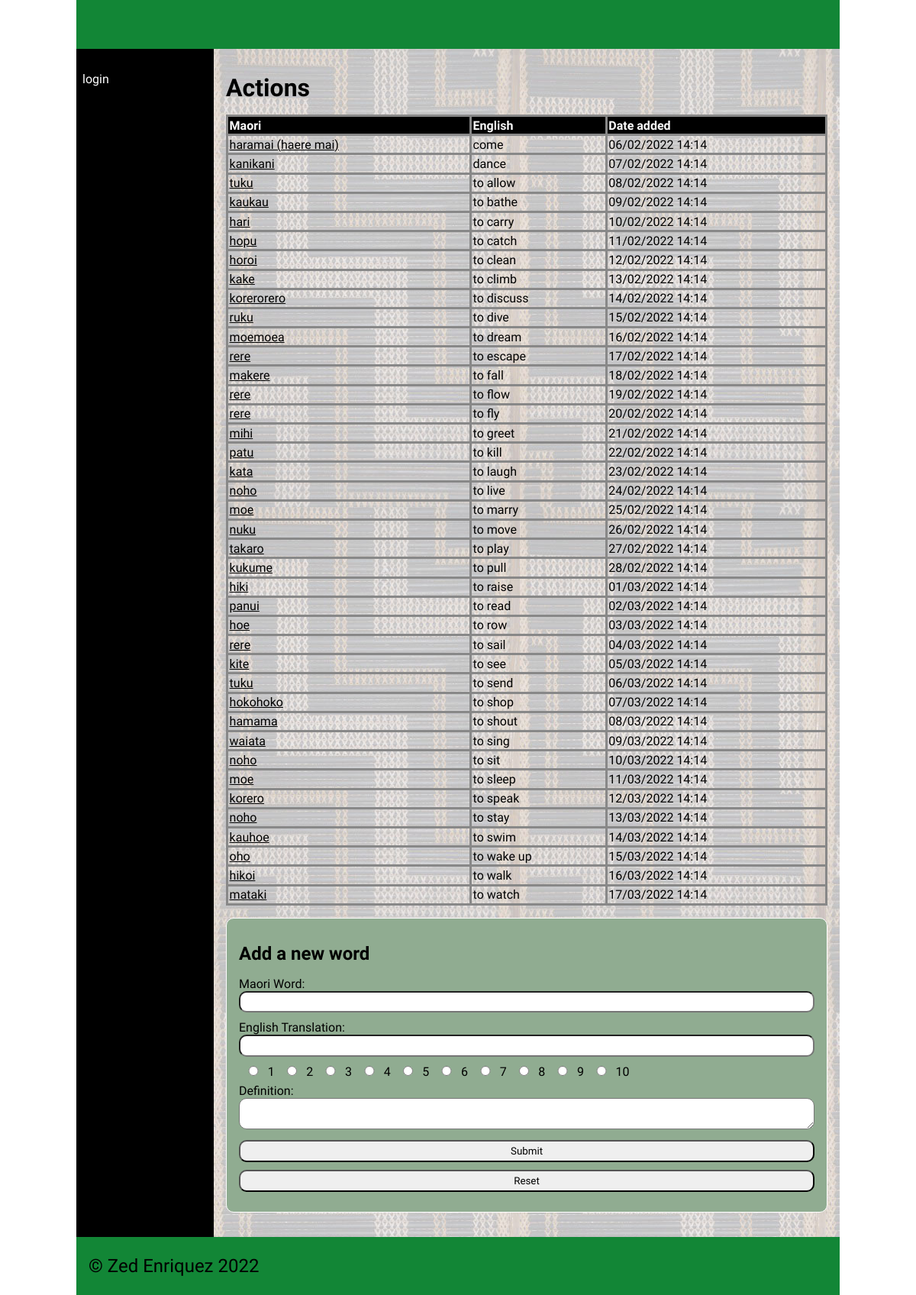
Page /category/1 on the committed database.
### tables this page shows
CREATE TABLE "categories"
(
	id integer
		constraint categories_pk
			primary key autoincrement,
	category_name varchar(30)
);

CREATE TABLE "dictionary"
(
    id         integer
        constraint dictionary_pk
            primary key autoincrement,
    Maori      varchar(30),
    English    varchar(30),
    cat_id     integer
        references categories
            on delete cascade,
    Definition varchar(80),
    Level      integer,
    Image      varchar(60),
    Date       datetime,
    User_id    integer
        constraint dictionary_users_id_fk
            references users
);

### app.py (the view, shortened to what this page needs)
@app.route('/category/<cat_id>', methods=["GET", "POST"])
def render_category_page(cat_id):
    return render_template('category.html', contents=dictionary_data(), categories_obtained=categories(),
                           cat_id=int(cat_id), logged_in=is_logged_in(),
                           teacher_perm=is_teacher())

### app.py (called while the page is built)
def create_connection(db_file):
    try:
        connection = sqlite3.connect(db_file)
        connection.execute('pragma foreign_keys=ON')
        return connection
    except Error as e:
        print(e)
    return None

def categories():
    query = "SELECT id, category_name FROM categories"
    con = create_connection(DATABASE)
    cur = con.cursor()
    cur.execute(query)
    category_list = cur.fetchall()
    con.close()
    return category_list

def dictionary_data():
    con = create_connection(DATABASE)
    query = "SELECT id, Maori, English, cat_id, Definition, Level, Image, Date, User_id FROM dictionary "
    cur = con.cursor()
    cur.execute(query,)
    contents = cur.fetchall()
    con.close()
    return contents

def is_logged_in():
    if session.get("email") is None:
        print("not logged in")
        return False
    else:
        print("logged in")
        return True

def is_teacher():
    if session.get("teacher") == 0:
        print("A teacher isn't logged in")
        return False
    else:
        print("A Teacher is logged in")
        return True

### templates/category.html (shortened to what this page needs)
{% extends "base.html" %}
{% block main %}
    <table>
        <h1>{{ categories_obtained[cat_id - 1][1] }}</h1>
        <tr>
            <th>Maori</th>
            <th>English</th>
            <th>Date added</th>
        </tr>
        <tbody>
            {% for content in contents %}
                {% if content[3] == cat_id %}
                    <tr>
                        <td><a href="/word/{{ content[0] }}">{{ content[1] }}</a></td>
                        <td>{{ content[2] }}</td>
                        <td>{{ content[7] }}</td>
                    </tr>
                {% endif %}
            {% endfor %}
        </tbody>
    </table>
    {% if teacher_perm %}
    <form class="dataForm" method="POST">
    <h2>Add a new word </h2>
        <div class = "form-group">
            <div class="form-label">Maori Word:</div>
            <div class="form-element"><input id="maori" name="maori" type="text" required
            MAXLENGTH="30"></div>
        </div>
        <div class = "form-group">
            <div class="form-label">English Translation:</div>
            <div class="form-element"><input id="english" name="english" type="text" required
            MAXLENGTH="30"></div>
        </div>
            <div class="form-element">
            {% for i in range(10) %}
           <input value = "{{ i + 1 }}" name="level" type="radio" required><a>{{ i + 1 }} </a>
            {% endfor %}
           </div>
        <div class = "form-group">
            <div class="form-label">Definition:</div>
            <div class="form-element"><textarea id="definition" name="definition" type="text" required></textarea></div>
        </div>
        <div class="button-group">
            <input type="submit" value="Submit">
            <input type="reset" value="Reset">
        </div>
    </form>
    {% endif %}
{% endblock %}

### static/css/style.css (style rules this page uses)
* { font-family: Comfortaa, sans-serif; margin: 0; padding: 0; box-sizing: border-box; }
h1, h2, h3, h4 { padding: 1rem 0; font-family: Comfortaa, sans-serif; color: #000; }
a { color: #000; }
.dataForm { margin: 1rem 0; border: 1px solid #fff; padding: 1rem; background-color: #90ac91; border-radius: 10px; }
.dataForm input, textarea { width: 100%; border-radius: 10px; padding: 0.3rem; margin-bottom: 10px; }
.dataForm input[type='radio'] { width: 5%; }
table { width: 100%; border: 2px solid #666; border-collapse: collapse; }
th, td { border: 3px solid #888; padding: 0.1rem; text-align: left; }
th { background-color: #000; color: #fff; }

### rows in the picture
categories: category_name "Actions"
dictionary: Maori "haramai (haere mai)", English "come", Date "06/02/2022 14:14"
dictionary: Maori "kanikani", English "dance", Date "07/02/2022 14:14"
dictionary: Maori "tuku", English "to allow", Date "08/02/2022 14:14"
dictionary: Maori "kaukau", English "to bathe", Date "09/02/2022 14:14"
dictionary: Maori "hari", English "to carry", Date "10/02/2022 14:14"
dictionary: Maori "hopu", English "to catch", Date "11/02/2022 14:14"
dictionary: Maori "horoi", English "to clean", Date "12/02/2022 14:14"
dictionary: Maori "kake", English "to climb", Date "13/02/2022 14:14"
dictionary: Maori "korerorero", English "to discuss", Date "14/02/2022 14:14"
dictionary: Maori "ruku", English "to dive", Date "15/02/2022 14:14"
dictionary: Maori "moemoea", English "to dream", Date "16/02/2022 14:14"
dictionary: Maori "rere", English "to escape", Date "17/02/2022 14:14"
dictionary: Maori "makere", English "to fall", Date "18/02/2022 14:14"
dictionary: Maori "rere", English "to flow", Date "19/02/2022 14:14"
dictionary: Maori "rere", English "to fly", Date "20/02/2022 14:14"
dictionary: Maori "mihi", English "to greet", Date "21/02/2022 14:14"
dictionary: Maori "patu", English "to kill", Date "22/02/2022 14:14"
dictionary: Maori "kata", English "to laugh", Date "23/02/2022 14:14"
dictionary: Maori "noho", English "to live", Date "24/02/2022 14:14"
dictionary: Maori "moe", English "to marry", Date "25/02/2022 14:14"
dictionary: Maori "nuku", English "to move", Date "26/02/2022 14:14"
dictionary: Maori "takaro", English "to play", Date "27/02/2022 14:14"
dictionary: Maori "kukume", English "to pull", Date "28/02/2022 14:14"
dictionary: Maori "hiki", English "to raise", Date "01/03/2022 14:14"
dictionary: Maori "panui", English "to read", Date "02/03/2022 14:14"
dictionary: Maori "hoe", English "to row", Date "03/03/2022 14:14"
dictionary: Maori "rere", English "to sail", Date "04/03/2022 14:14"
dictionary: Maori "kite", English "to see", Date "05/03/2022 14:14"
dictionary: Maori "tuku", English "to send", Date "06/03/2022 14:14"
dictionary: Maori "hokohoko", English "to shop", Date "07/03/2022 14:14"
dictionary: Maori "hamama", English "to shout", Date "08/03/2022 14:14"
dictionary: Maori "waiata", English "to sing", Date "09/03/2022 14:14"
dictionary: Maori "noho", English "to sit", Date "10/03/2022 14:14"
dictionary: Maori "moe", English "to sleep", Date "11/03/2022 14:14"
dictionary: Maori "korero", English "to speak", Date "12/03/2022 14:14"
dictionary: Maori "noho", English "to stay", Date "13/03/2022 14:14"
dictionary: Maori "kauhoe", English "to swim", Date "14/03/2022 14:14"
dictionary: Maori "oho", English "to wake up", Date "15/03/2022 14:14"
dictionary: Maori "hikoi", English "to walk", Date "16/03/2022 14:14"
dictionary: Maori "mataki", English "to watch", Date "17/03/2022 14:14"

### other values in the picture
{{ i + 1 }} "1" "2" "3" "4" "5" "6" "7" "8" "9" "10"
